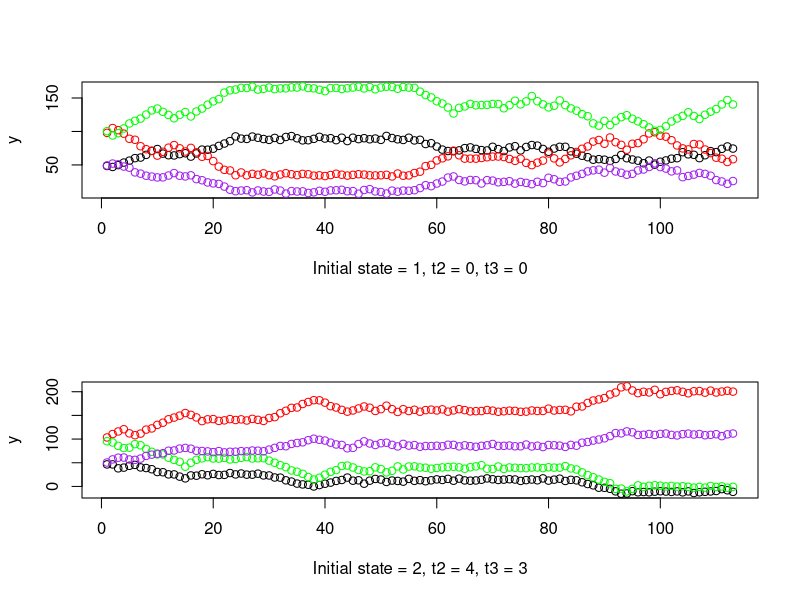
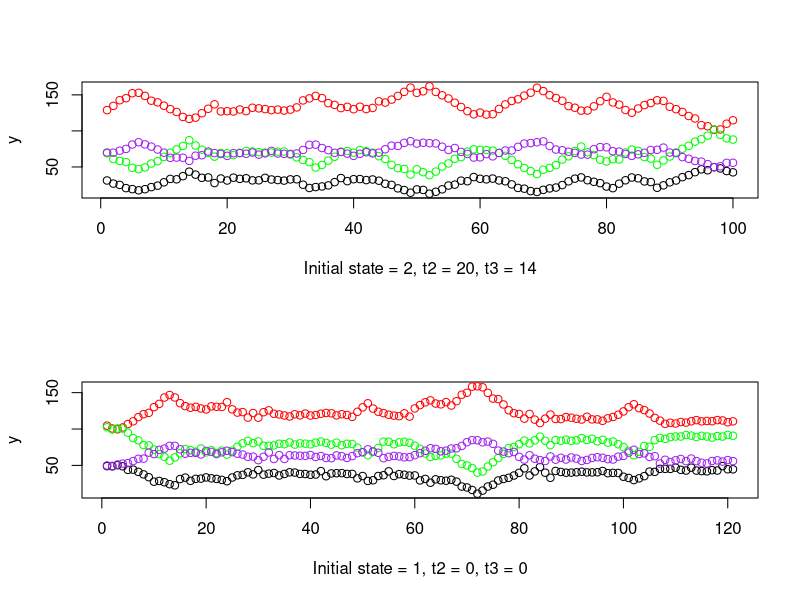
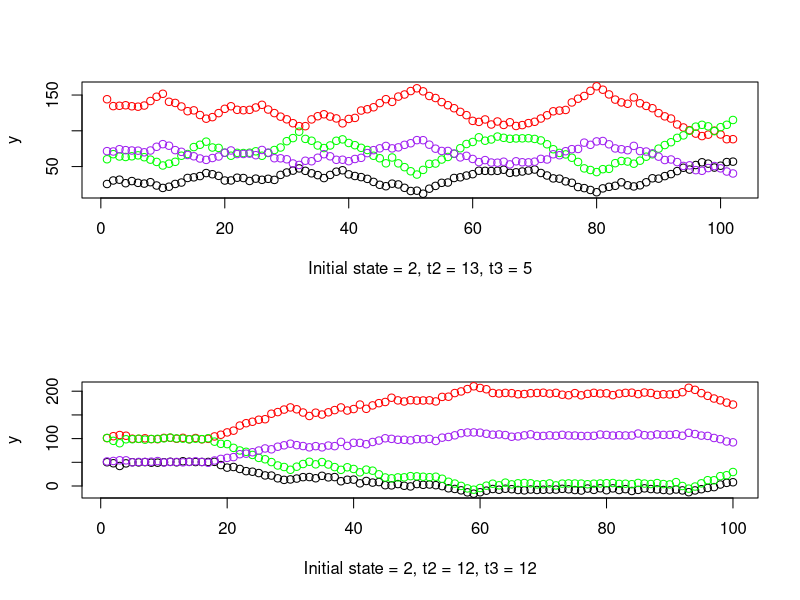
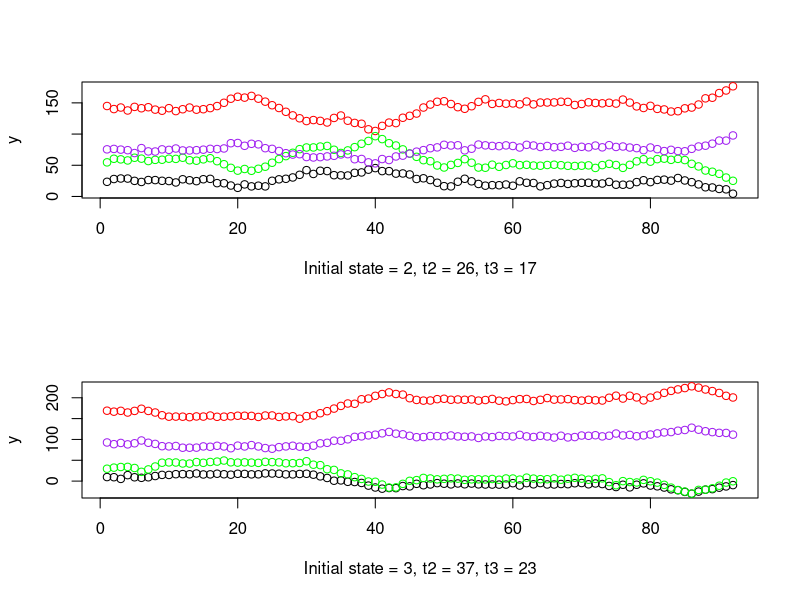
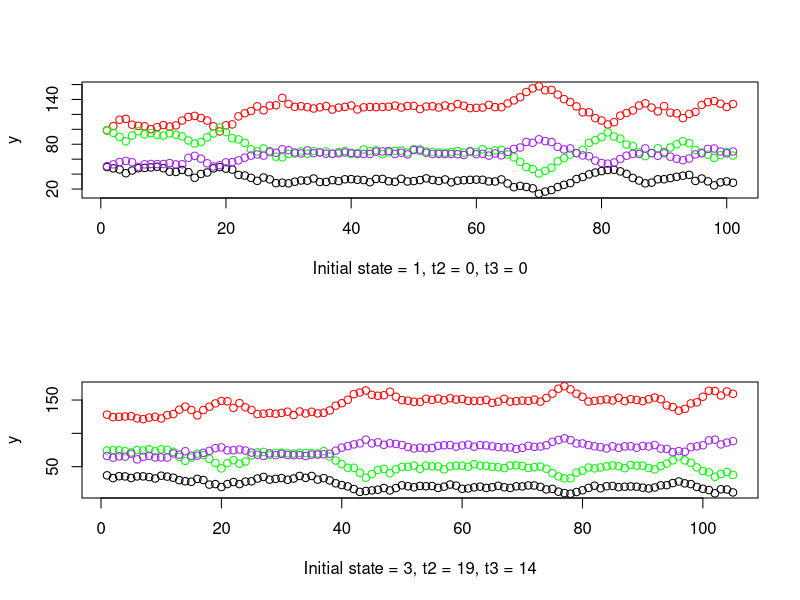
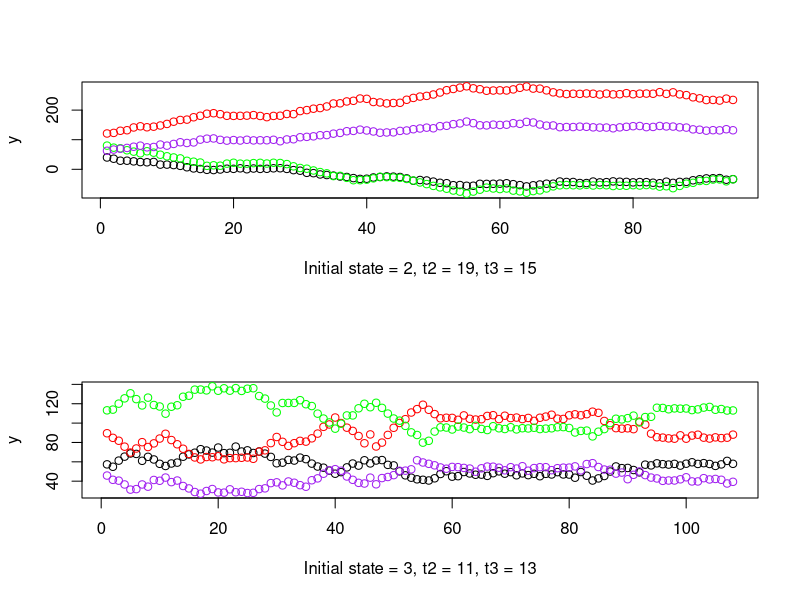
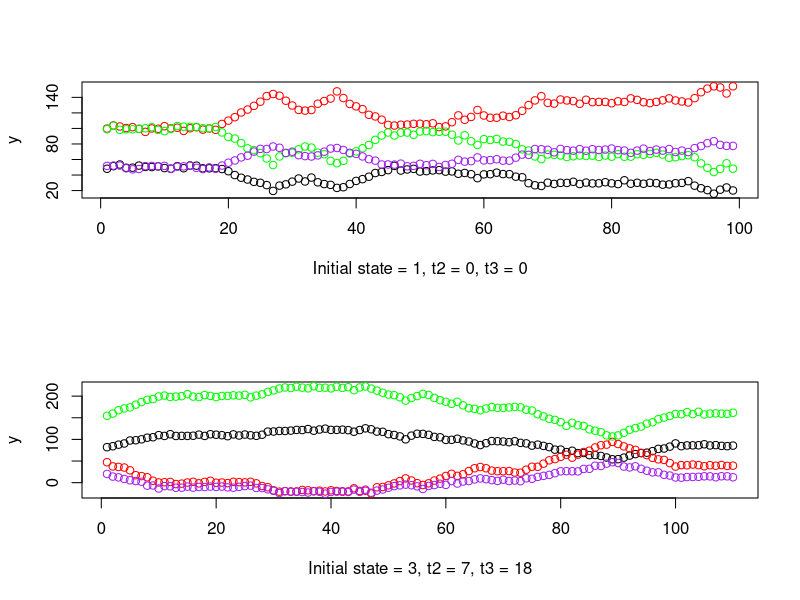
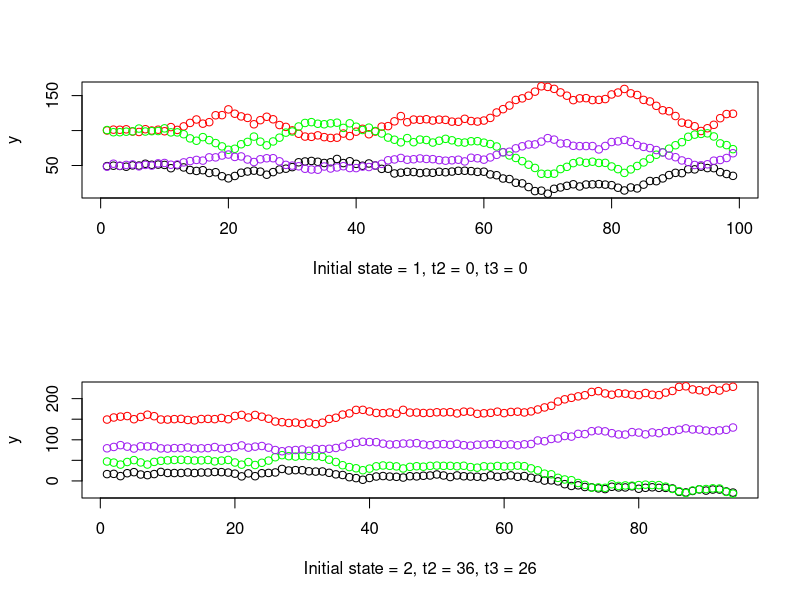

Write R code to recreate these figures, in order. (Note: this script raises an error after producing the figures.)
library(mvtnorm, quietly=T)

# Parameter initialization -----------------------------------------------------
par_index = list()
par_index$alpha = 1:12
par_index$zeta = 13:16
par_index$diag_R = 17:20
par_index$init = 21:22

par = rep(0, max(do.call('c', par_index)))
par[par_index$alpha] = c( 50, -3,  3,
                         100,  5, -5,
                         100, -5,  5,
                          50,  3, -3)
par[par_index$zeta] = c(-2, -1, -1.5, -1.5)
par[par_index$diag_R] = c(1, 1, 1, 1)
par[par_index$init] = c(0, 0)

N = 1000
n_state = 3

# Defining parameter objects ---------------------------------------------------
alpha = matrix(par[par_index$alpha], nrow = 3)
zeta = par[par_index$zeta]
R = diag(exp(par[par_index$diag_R]))

qz = exp(zeta)
Q = matrix(c(    1, qz[1],     0,
                 0,     1, qz[2],
             qz[3], qz[4],     1), ncol=3, byrow=T)

P = Q / rowSums(Q)

init_logit = c(0, par[par_index$init])
init_logit = exp(init_logit)
init_prob = init_logit / sum(init_logit)

# Simulate multiple datasets ---------------------------------------------------
for(seed_num in 1:100) {
    
    print(paste0("Data set number: ", seed_num))
    set.seed(seed_num)
    
    if(seed_num == 1) {
        pdf("Plots/sim_data.pdf")
        par(mfrow=c(2,1))
    }

    data_format = NULL
    for(i in 1:N) {
        m_i = rpois(n = 1, lambda = 150)
        n_i = rpois(n = 1, lambda = 100)

        # Ensure m_i >= n_i
        while(m_i < n_i) {
            m_i = rpois(n = 1, lambda = 150)
            n_i = rpois(n = 1, lambda = 100)
        }

        big_b_i = rep(NA, m_i)
        b_i     = rep(NA, n_i)
        y_i     = matrix(nrow = n_i, ncol = 4)
        
        # Sample a long string of latent states
        big_b_i[1] = 1
        for(k in 2:m_i) {
            big_b_i[k] = sample(1:n_state, size = 1, prob=P[big_b_i[k-1],])
        }

        # Select n_i of the states for the true latent state sequence
        b_i = tail(big_b_i, n_i)
        before_b_i = big_b_i[1:(m_i - n_i + 1)]
        if(b_i[1] == 1) {
            b_i = head(big_b_i, n_i)
            before_b_i = 1
        }

        # Sample the observations
        t_2 = sum(before_b_i == 2)
        t_3 = sum(before_b_i == 3)
        g_0 = alpha[1,] + t_2 * alpha[2, ] + t_3 * alpha[3, ]
        for(k in 1:n_i) {
            mean_k = NULL
            if(k == 1) {
                mean_k = g_0
            } else {
                mean_k = g_0 + sum(b_i[2:k] == 2) * alpha[2, ] + sum(b_i[2:k] == 3) * alpha[3, ]
            }
            
            y_i[k, ] = rmvnorm(n = 1, mean = mean_k, sigma = R)
        }
        
        sub_i = cbind(i, y_i, b_i, t_2, t_3)
        data_format = rbind(data_format, sub_i)
        
        if(seed_num == 1 & i <= 50) {
            y_bounds = c(min(c(y_i)), max(c(y_i)))
            plot(1:n_i, y_i[,1], ylim = y_bounds, ylab = "y", 
                 xlab = paste0("Initial state = ", b_i[1], ", t2 = ", t_2, ", t3 = ", t_3))
            points(1:n_i, y_i[,2], col = 'red')
            points(1:n_i, y_i[,3], col = 'green')
            points(1:n_i, y_i[,4], col = 'purple')    
        }
    }
    if(seed_num == 1) dev.off()
    
    colnames(data_format) = c("id", "y1", "y2", "y3", "y4", "state", "t2", "t3")
    save(data_format, file = paste0('Data/data_format', seed_num, '.rda'))    

    # Transition frequencies for the simulated data set ------------------------
    nTrans_sim = matrix(0, nrow = n_state, ncol = n_state)
    for(i in unique(data_format[,"id"])){
    	subject <- data_format[data_format[,"id"]==i,,drop=FALSE]
    	for(k in 2:nrow(subject)) {
    	    nTrans_sim[subject[k-1, "state"], subject[k, "state"]] = 
    	        nTrans_sim[subject[k-1, "state"], subject[k, "state"]] + 1 
    	}
    }
    
    change_states = c(nTrans_sim[1,2], nTrans_sim[2,3], nTrans_sim[3,1], nTrans_sim[3,2])
    print("All observed transitions: ")
    print(nTrans_sim)
    cat('Transition fequencies = ', change_states / sum(change_states),'\n')
    cat('Transition counts     = ', change_states,'\n')
}
